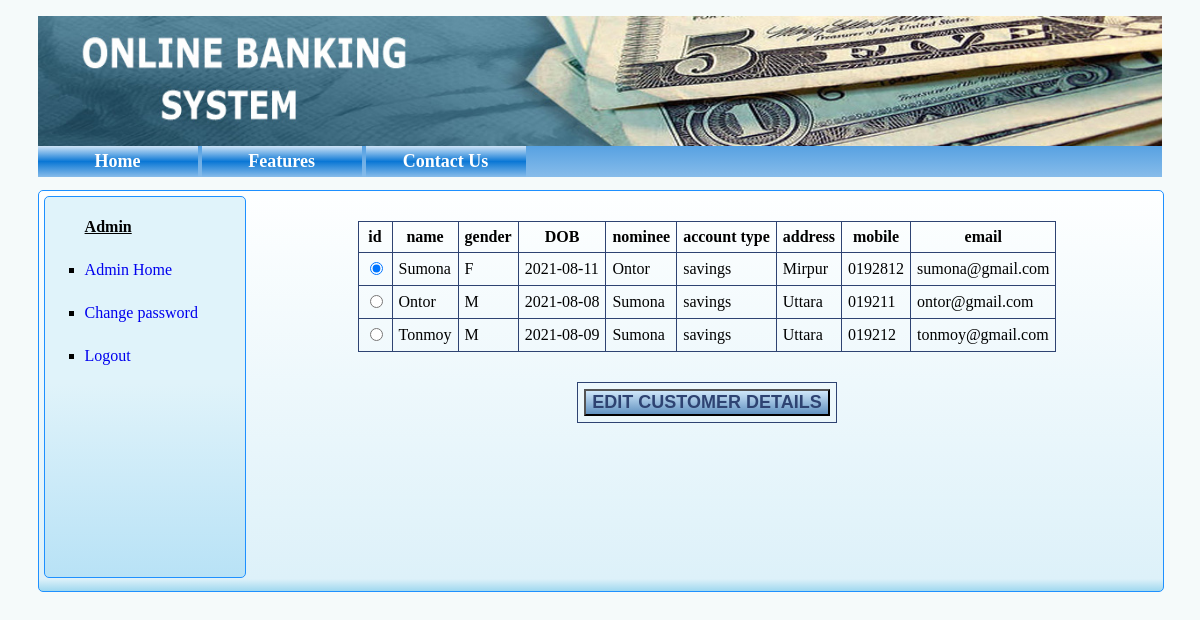
The page /display_customer.php (signed in) on the database its author committed.
### tables this page shows
CREATE TABLE `customer` (
  `id` int(5) NOT NULL,
  `name` varchar(255) NOT NULL,
  `gender` char(1) NOT NULL,
  `dob` date NOT NULL,
  `nominee` varchar(255) NOT NULL,
  `account` varchar(255) NOT NULL,
  `address` varchar(255) NOT NULL,
  `mobile` varchar(11) NOT NULL,
  `email` varchar(255) NOT NULL,
  `password` varchar(255) NOT NULL,
  `branch` varchar(255) NOT NULL,
  `ifsc` varchar(255) NOT NULL,
  `lastlogin` datetime NOT NULL,
  `accstatus` varchar(255) NOT NULL
);

### display_customer.php (the view, shortened to what this page needs)
<!DOCTYPE html>
<?php
include '_inc/dbconn.php';
$sql=$conn->query("SELECT * FROM `customer`") or die(mysql_error());
$sql_min=$conn->query("SELECT MIN(id) from customer");
$rws_min=  mysqli_fetch_array($sql_min);
?>
<html>
    <head>
        <link rel="stylesheet" type="text/css" href="newcss.css"/>
    </head>
    <?php include 'header.php'?>
                <div class="displaystaff_content">
                    <?php include 'admin_navbar.php'?>
                <form action="editcustomer.php" method="POST">
                    <table align="center">
                        <th>id</th>
                        <th>name</th>
                        <th>gender</th>
                        <th>DOB</th>
                        <th>nominee</th>
                        <th>account type</th>
                        <th>address</th>
                        <th>mobile</th>
                        <th>email</th>
                        <?php
                        while($rws=  mysqli_fetch_array($sql)){
                            echo "<tr><td><input type='radio' name='customer_id' value=".$rws[0];
                            if($rws[0]==$rws_min[0]) echo' checked';
                            echo " /></td>";
                            echo "<td>".$rws[1]."</td>";
                            echo "<td>".$rws[2]."</td>";
                            echo "<td>".$rws[3]."</td>";
                            echo "<td>".$rws[4]."</td>";
                            echo "<td>".$rws[5]."</td>";
                            echo "<td>".$rws[6]."</td>";
                            echo "<td>".$rws[7]."</td>";
                            echo "<td>".$rws[8]."</td>";
                            echo "</tr>";
                        }
                        ?>
                    </table>
                    <table align="center">
                        <tr>
                            <td>
                                <input type="submit" name="submit_id" value="EDIT CUSTOMER DETAILS" class='addstaff_button'/>
                            </td>
                        </tr>
                    </table>
                </form>
                </div>
    </body>
</html>

### header.php
<body>
    <div class="wrapper">
    <div class="header">
        <img src="header.jpg" height="100%" width="100%"/>
        </div>
        <div class="navbar">
        <ul>
        <li><a href="index.php">Home</a></li>
        <li><a href="features.php">Features</a></li>
        <li id="last"><a href="contact.php">Contact Us</a></li>
        </ul>
        </div>

### admin_navbar.php
<div class='admin_nav'>
               <ul>
                   <li id='caption'><b><u>Admin</u></b></li>
                   <li><a href="admin_hompage.php">Admin Home</a></li>
                   <li><a href="change_password.php">Change password</a></li>
                   <li><a href="admin_logout.php">Logout</a></li>
                   </ul>
               </div>

### newcss.css (style rules this page uses)
body { background-color:#F9F6F4; background-color:#F5FAFA; font-family:verdana; }
.wrapper { width:95%; margin:0px auto; }
.header { float:left; height:130px; width:100%; margin-top:0px; background-color:blue; }
.navbar ul { list-style-type:none; background: linear-gradient(to bottom, rgba(208,228,247,1) 0%,rgba(115,177,231,1) 24%,rgba(10,119,213,1) 50%,rgba(83,159,225,1) 79%,rgba(135,188,234,1) 100%); margin-bottom:13px; padding:0px; }
.navbar li { display:inline-block; font-size:18px; }
.navbar a { text-decoration:none; background: linear-gradient(to bottom, rgba(208,228,247,1) 0%,rgba(115,177,231,1) 24%,rgba(10,119,213,1) 50%,rgba(83,159,225,1) 79%,rgba(135,188,234,1) 100%); color:white; padding:5px; display:inline-block; }
.navbar a:link, a:visited { display: block; width: 150px; font-weight: bold; color: white; background: linear-gradient(to bottom, rgba(208,228,247,1) 0%,rgba(115,177,231,1) 24%,rgba(10,119,213,1) 50%,rgba(83,159,225,1) 79%,rgba(135,188,234,1) 100%); text-align: center; text-decoration: none; }
.admin_nav { float:left; height:95%; width:200px; background: linear-gradient(to bottom, rgba(224,243,250,1) 49%,rgba(184,226,246,1) 100%,rgba(182,223,253,1) 100%); border:1px solid dodgerblue; border-radius:5px; margin:5px; }
.admin_nav li { text-align:left; padding-top:5px; padding-bottom:20px; padding-left:0px; list-style-type:square; }
.admin_nav a { text-decoration:none; }
.admin_nav li#caption { list-style-type:none; }
.addstaff_button { background: linear-gradient(to bottom, rgba(207,231,250,1) 0%,rgba(99,147,193,1) 98%,rgba(99,147,193,1) 100%); font-size:18px; color:#2E4372; font-weight: bold; cursor:pointer; }
.displaystaff_content { height:400px; width:100%; border:1px solid dodgerblue; border-radius:5px; background: linear-gradient(to bottom, rgba(254,255,255,1) 0%,rgba(221,241,249,1) 97%,rgba(160,216,239,1) 100%); }
.displaystaff_content table { margin-top:30px; }

### display_customer.php (style rules this page uses)
.displaystaff_content table,th,td { padding:6px; border: 1px solid #2E4372; border-collapse: collapse; }

### rows shown on the page
customer: customer_id "☑", name "Sumona", gender "F", dob "2021-08-11", nominee "Ontor", account "savings", address "Mirpur", mobile "0192812", email "sumona@gmail.com"
customer: name "Ontor", gender "M", dob "2021-08-08", nominee "Sumona", account "savings", address "Uttara", mobile "019211", email "ontor@gmail.com"
customer: name "Tonmoy", gender "M", dob "2021-08-09", nominee "Sumona", account "savings", address "Uttara", mobile "019212", email "tonmoy@gmail.com"
